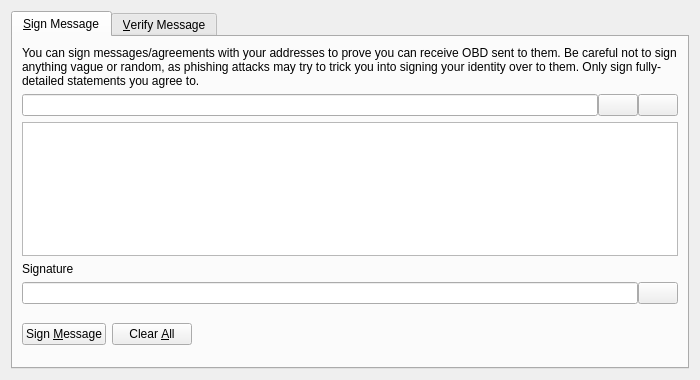
<?xml version="1.0" encoding="UTF-8"?>
<ui version="4.0">
 <class>SignVerifyMessageDialog</class>
 <widget class="QDialog" name="SignVerifyMessageDialog">
  <property name="geometry">
   <rect>
    <x>0</x>
    <y>0</y>
    <width>700</width>
    <height>380</height>
   </rect>
  </property>
  <property name="windowTitle">
   <string>Signatures - Sign / Verify a Message</string>
  </property>
  <property name="modal">
   <bool>true</bool>
  </property>
  <layout class="QVBoxLayout" name="verticalLayout">
   <item>
    <widget class="QTabWidget" name="tabWidget">
     <property name="currentIndex">
      <number>0</number>
     </property>
     <widget class="QWidget" name="tabSignMessage">
      <attribute name="title">
       <string>&amp;Sign Message</string>
      </attribute>
      <layout class="QVBoxLayout" name="verticalLayout_SM">
       <item>
        <widget class="QLabel" name="infoLabel_SM">
         <property name="text">
          <string>You can sign messages/agreements with your addresses to prove you can receive OBD sent to them. Be careful not to sign anything vague or random, as phishing attacks may try to trick you into signing your identity over to them. Only sign fully-detailed statements you agree to.</string>
         </property>
         <property name="textFormat">
          <enum>Qt::PlainText</enum>
         </property>
         <property name="wordWrap">
          <bool>true</bool>
         </property>
        </widget>
       </item>
       <item>
        <layout class="QHBoxLayout" name="horizontalLayout_1_SM">
         <property name="spacing">
          <number>0</number>
         </property>
         <item>
          <widget class="QValidatedLineEdit" name="addressIn_SM">
           <property name="toolTip">
            <string>The ObiDoge address to sign the message with</string>
           </property>
          </widget>
         </item>
         <item>
          <widget class="QPushButton" name="addressBookButton_SM">
           <property name="toolTip">
            <string>Choose previously used address</string>
           </property>
           <property name="text">
            <string/>
           </property>
           <property name="icon">
            <iconset resource="../bitcoin.qrc">
             <normaloff>:/icons/address-book</normaloff>:/icons/address-book</iconset>
           </property>
           <property name="shortcut">
            <string>Alt+A</string>
           </property>
           <property name="autoDefault">
            <bool>false</bool>
           </property>
          </widget>
         </item>
         <item>
          <widget class="QPushButton" name="pasteButton_SM">
           <property name="toolTip">
            <string>Paste address from clipboard</string>
           </property>
           <property name="text">
            <string/>
           </property>
           <property name="icon">
            <iconset resource="../bitcoin.qrc">
             <normaloff>:/icons/editpaste</normaloff>:/icons/editpaste</iconset>
           </property>
           <property name="shortcut">
            <string>Alt+P</string>
           </property>
           <property name="autoDefault">
            <bool>false</bool>
           </property>
          </widget>
         </item>
        </layout>
       </item>
       <item>
        <widget class="QPlainTextEdit" name="messageIn_SM">
         <property name="toolTip">
          <string>Enter the message you want to sign here</string>
         </property>
        </widget>
       </item>
       <item>
        <widget class="QLabel" name="signatureLabel_SM">
         <property name="text">
          <string>Signature</string>
         </property>
         <property name="textFormat">
          <enum>Qt::PlainText</enum>
         </property>
        </widget>
       </item>
       <item>
        <layout class="QHBoxLayout" name="horizontalLayout_2_SM">
         <property name="spacing">
          <number>0</number>
         </property>
         <item>
          <widget class="QLineEdit" name="signatureOut_SM">
           <property name="font">
            <font>
             <italic>true</italic>
            </font>
           </property>
           <property name="readOnly">
            <bool>true</bool>
           </property>
          </widget>
         </item>
         <item>
          <widget class="QPushButton" name="copySignatureButton_SM">
           <property name="toolTip">
            <string>Copy the current signature to the system clipboard</string>
           </property>
           <property name="text">
            <string/>
           </property>
           <property name="icon">
            <iconset resource="../bitcoin.qrc">
             <normaloff>:/icons/editcopy</normaloff>:/icons/editcopy</iconset>
           </property>
           <property name="autoDefault">
            <bool>false</bool>
           </property>
          </widget>
         </item>
        </layout>
       </item>
       <item>
        <layout class="QHBoxLayout" name="horizontalLayout_3_SM">
         <item>
          <widget class="QPushButton" name="signMessageButton_SM">
           <property name="toolTip">
            <string>Sign the message to prove you own this ObiDoge address</string>
           </property>
           <property name="text">
            <string>Sign &amp;Message</string>
           </property>
           <property name="icon">
            <iconset resource="../bitcoin.qrc">
             <normaloff>:/icons/edit</normaloff>:/icons/edit</iconset>
           </property>
           <property name="autoDefault">
            <bool>false</bool>
           </property>
          </widget>
         </item>
         <item>
          <widget class="QPushButton" name="clearButton_SM">
           <property name="toolTip">
            <string>Reset all sign message fields</string>
           </property>
           <property name="text">
            <string>Clear &amp;All</string>
           </property>
           <property name="icon">
            <iconset resource="../bitcoin.qrc">
             <normaloff>:/icons/remove</normaloff>:/icons/remove</iconset>
           </property>
           <property name="autoDefault">
            <bool>false</bool>
           </property>
          </widget>
         </item>
         <item>
          <spacer name="horizontalSpacer_1_SM">
           <property name="orientation">
            <enum>Qt::Horizontal</enum>
           </property>
           <property name="sizeHint" stdset="0">
            <size>
             <width>40</width>
             <height>48</height>
            </size>
           </property>
          </spacer>
         </item>
         <item>
          <widget class="QLabel" name="statusLabel_SM">
           <property name="font">
            <font>
             <weight>75</weight>
             <bold>true</bold>
            </font>
           </property>
           <property name="text">
            <string/>
           </property>
           <property name="wordWrap">
            <bool>true</bool>
           </property>
          </widget>
         </item>
         <item>
          <spacer name="horizontalSpacer_2_SM">
           <property name="orientation">
            <enum>Qt::Horizontal</enum>
           </property>
           <property name="sizeHint" stdset="0">
            <size>
             <width>40</width>
             <height>48</height>
            </size>
           </property>
          </spacer>
         </item>
        </layout>
       </item>
      </layout>
     </widget>
     <widget class="QWidget" name="tabVerifyMessage">
      <attribute name="title">
       <string>&amp;Verify Message</string>
      </attribute>
      <layout class="QVBoxLayout" name="verticalLayout_VM">
       <item>
        <widget class="QLabel" name="infoLabel_VM">
         <property name="text">
          <string>Enter the receiver's address, message (ensure you copy line breaks, spaces, tabs, etc. exactly) and signature below to verify the message. Be careful not to read more into the signature than what is in the signed message itself, to avoid being tricked by a man-in-the-middle attack. Note that this only proves the signing party receives with the address, it cannot prove sendership of any transaction!</string>
         </property>
         <property name="textFormat">
          <enum>Qt::PlainText</enum>
         </property>
         <property name="alignment">
          <set>Qt::AlignLeading|Qt::AlignLeft|Qt::AlignTop</set>
         </property>
         <property name="wordWrap">
          <bool>true</bool>
         </property>
        </widget>
       </item>
       <item>
        <layout class="QHBoxLayout" name="horizontalLayout_1_VM">
         <property name="spacing">
          <number>0</number>
         </property>
         <item>
          <widget class="QValidatedLineEdit" name="addressIn_VM">
           <property name="toolTip">
            <string>The ObiDoge address the message was signed with</string>
           </property>
          </widget>
         </item>
         <item>
          <widget class="QPushButton" name="addressBookButton_VM">
           <property name="toolTip">
            <string>Choose previously used address</string>
           </property>
           <property name="text">
            <string/>
           </property>
           <property name="icon">
            <iconset resource="../bitcoin.qrc">
             <normaloff>:/icons/address-book</normaloff>:/icons/address-book</iconset>
           </property>
           <property name="shortcut">
            <string>Alt+A</string>
           </property>
           <property name="autoDefault">
            <bool>false</bool>
           </property>
          </widget>
         </item>
        </layout>
       </item>
       <item>
        <widget class="QPlainTextEdit" name="messageIn_VM"/>
       </item>
       <item>
        <widget class="QValidatedLineEdit" name="signatureIn_VM"/>
       </item>
       <item>
        <layout class="QHBoxLayout" name="horizontalLayout_2_VM">
         <item>
          <widget class="QPushButton" name="verifyMessageButton_VM">
           <property name="toolTip">
            <string>Verify the message to ensure it was signed with the specified ObiDoge address</string>
           </property>
           <property name="text">
            <string>Verify &amp;Message</string>
           </property>
           <property name="icon">
            <iconset resource="../bitcoin.qrc">
             <normaloff>:/icons/transaction_0</normaloff>:/icons/transaction_0</iconset>
           </property>
           <property name="autoDefault">
            <bool>false</bool>
           </property>
          </widget>
         </item>
         <item>
          <widget class="QPushButton" name="clearButton_VM">
           <property name="toolTip">
            <string>Reset all verify message fields</string>
           </property>
           <property name="text">
            <string>Clear &amp;All</string>
           </property>
           <property name="icon">
            <iconset resource="../bitcoin.qrc">
             <normaloff>:/icons/remove</normaloff>:/icons/remove</iconset>
           </property>
           <property name="autoDefault">
            <bool>false</bool>
           </property>
          </widget>
         </item>
         <item>
          <spacer name="horizontalSpacer_1_VM">
           <property name="orientation">
            <enum>Qt::Horizontal</enum>
           </property>
           <property name="sizeHint" stdset="0">
            <size>
             <width>40</width>
             <height>48</height>
            </size>
           </property>
          </spacer>
         </item>
         <item>
          <widget class="QLabel" name="statusLabel_VM">
           <property name="font">
            <font>
             <weight>75</weight>
             <bold>true</bold>
            </font>
           </property>
           <property name="text">
            <string/>
           </property>
           <property name="wordWrap">
            <bool>true</bool>
           </property>
          </widget>
         </item>
         <item>
          <spacer name="horizontalSpacer_2_VM">
           <property name="orientation">
            <enum>Qt::Horizontal</enum>
           </property>
           <property name="sizeHint" stdset="0">
            <size>
             <width>40</width>
             <height>48</height>
            </size>
           </property>
          </spacer>
         </item>
        </layout>
       </item>
      </layout>
     </widget>
    </widget>
   </item>
  </layout>
 </widget>
 <customwidgets>
  <customwidget>
   <class>QValidatedLineEdit</class>
   <extends>QLineEdit</extends>
   <header>qt/qvalidatedlineedit.h</header>
  </customwidget>
 </customwidgets>
 <resources>
  <include location="../bitcoin.qrc"/>
 </resources>
 <connections/>
</ui>
